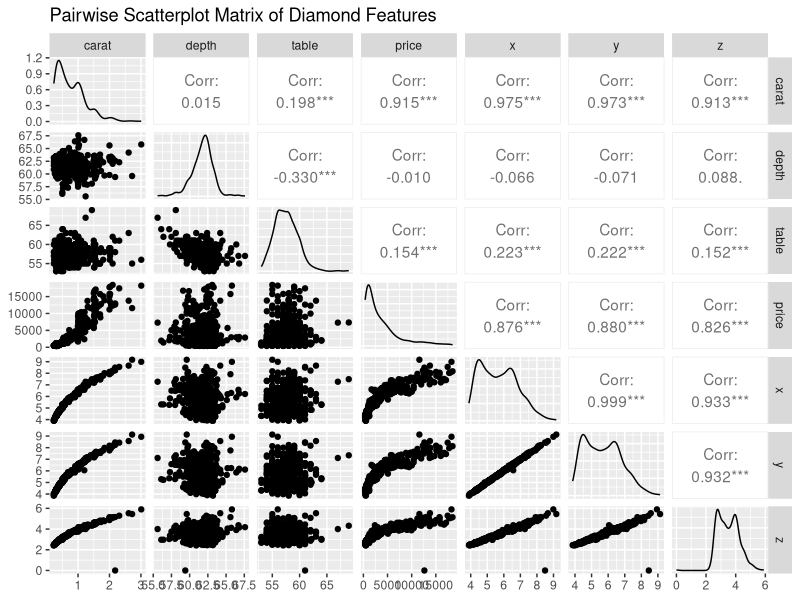
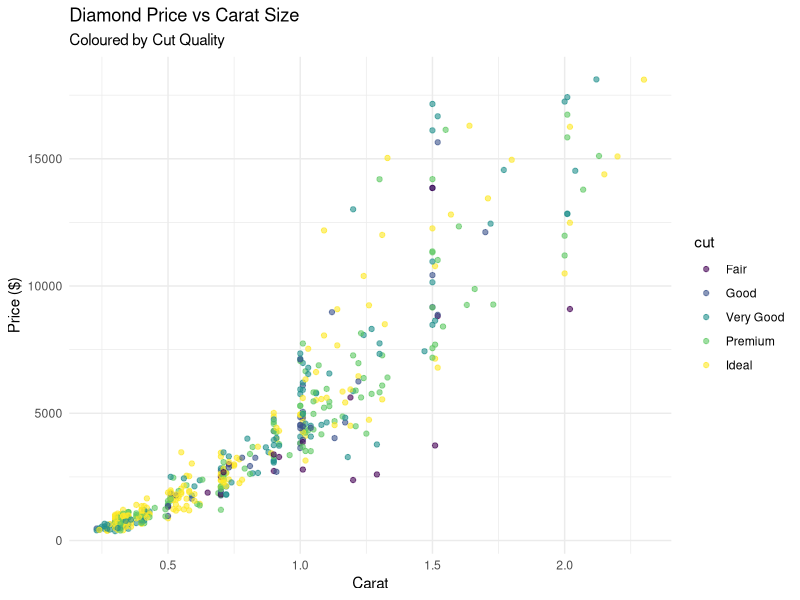

These figures' R source, in order:
## ---- chunk 1
# Load required libraries
library(dplyr)
library(knitr)
library(tidyr)
library(ggplot2)
data(diamonds)
library(GGally)
## ---- chunk 2
# Create a descriptive statistics table for selected numeric variables
numeric_summary <- diamonds %>%
  
   # Select only numeric columns of interest
  select(carat, depth, table, price, x, y, z) %>%
  
   # Compute summary statistics: Min, Max, Mean, and Standard Deviation
  summarise_all(list(
    Min = ~min(.),
    Max = ~max(.),
    Mean = ~round(mean(.), 2),
    SD = ~round(sd(.), 2)
  )) %>%
  pivot_longer(cols = everything(), names_to = c("Variable", ".value"), names_sep = "_")

# Display table
kable(numeric_summary, caption = "Descriptive Statistics for Numeric Features in the Diamonds Dataset")

## ---- chunk 3

# Sampling a smaller subset of the dataset(because full dataset is huge)
diamonds_small <- diamonds[sample(nrow(diamonds), 500), ]

# Selecting only the numeric variables for the matrix plot
numeric_vars <- diamonds_small[, c("carat", "depth", "table", "price", "x", "y", "z")]

# Generate a pairwise scatterplot matrix of selected numeric features
ggpairs(numeric_vars,
        title = "Pairwise Scatterplot Matrix of Diamond Features")


## ---- chunk 4
# Set seed for reproducibility 
set.seed(123)
# Randomly sample 500 diamonds from the full dataset to improve plotting performance
diamonds_small <- diamonds[sample(nrow(diamonds), 500), ]

# Create a scatter plot of Price vs Carat, coloured by Cut
ggplot(diamonds_small, aes(x = carat, y = price, color = cut)) +
  geom_point(alpha = 0.6) +
  theme_minimal() +
  labs(title = "Diamond Price vs Carat Size",
       subtitle = "Coloured by Cut Quality",
       x = "Carat",
       y = "Price ($)")
